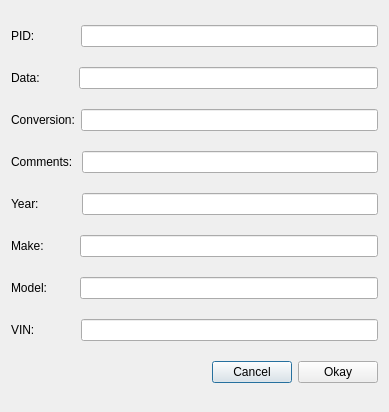
<?xml version="1.0" encoding="UTF-8"?>
<ui version="4.0">
 <class>addToMasterDiag</class>
 <widget class="QDialog" name="addToMasterDiag">
  <property name="geometry">
   <rect>
    <x>0</x>
    <y>0</y>
    <width>389</width>
    <height>412</height>
   </rect>
  </property>
  <property name="windowTitle">
   <string>Dialog</string>
  </property>
  <layout class="QVBoxLayout" name="verticalLayout">
   <item>
    <layout class="QHBoxLayout" name="horizontalLayout_8">
     <item>
      <widget class="QLabel" name="label">
       <property name="text">
        <string>PID:            </string>
       </property>
      </widget>
     </item>
     <item>
      <widget class="QLineEdit" name="lineEditPID"/>
     </item>
    </layout>
   </item>
   <item>
    <layout class="QHBoxLayout" name="horizontalLayout_7">
     <item>
      <widget class="QLabel" name="label_2">
       <property name="text">
        <string>Data:          </string>
       </property>
      </widget>
     </item>
     <item>
      <widget class="QLineEdit" name="lineEditData"/>
     </item>
    </layout>
   </item>
   <item>
    <layout class="QHBoxLayout" name="horizontalLayout_6">
     <item>
      <widget class="QLabel" name="label_3">
       <property name="text">
        <string>Conversion:</string>
       </property>
      </widget>
     </item>
     <item>
      <widget class="QLineEdit" name="lineEditConversion"/>
     </item>
    </layout>
   </item>
   <item>
    <layout class="QHBoxLayout" name="horizontalLayout_5">
     <item>
      <widget class="QLabel" name="label_4">
       <property name="text">
        <string>Comments: </string>
       </property>
      </widget>
     </item>
     <item>
      <widget class="QLineEdit" name="lineEditComments"/>
     </item>
    </layout>
   </item>
   <item>
    <layout class="QHBoxLayout" name="horizontalLayout_4">
     <item>
      <widget class="QLabel" name="label_5">
       <property name="text">
        <string>Year:           </string>
       </property>
      </widget>
     </item>
     <item>
      <widget class="QLineEdit" name="lineEditYear"/>
     </item>
    </layout>
   </item>
   <item>
    <layout class="QHBoxLayout" name="horizontalLayout_3">
     <item>
      <widget class="QLabel" name="label_6">
       <property name="text">
        <string>Make:         </string>
       </property>
      </widget>
     </item>
     <item>
      <widget class="QLineEdit" name="lineEditMake"/>
     </item>
    </layout>
   </item>
   <item>
    <layout class="QHBoxLayout" name="horizontalLayout_2">
     <item>
      <widget class="QLabel" name="label_7">
       <property name="text">
        <string>Model:        </string>
       </property>
      </widget>
     </item>
     <item>
      <widget class="QLineEdit" name="lineEditModel"/>
     </item>
    </layout>
   </item>
   <item>
    <layout class="QHBoxLayout" name="horizontalLayout">
     <item>
      <widget class="QLabel" name="label_8">
       <property name="text">
        <string>VIN:            </string>
       </property>
      </widget>
     </item>
     <item>
      <widget class="QLineEdit" name="lineEditVIN"/>
     </item>
    </layout>
   </item>
   <item>
    <layout class="QHBoxLayout" name="horizontalLayout_9">
     <item>
      <spacer name="horizontalSpacer">
       <property name="orientation">
        <enum>Qt::Horizontal</enum>
       </property>
       <property name="sizeHint" stdset="0">
        <size>
         <width>40</width>
         <height>20</height>
        </size>
       </property>
      </spacer>
     </item>
     <item>
      <widget class="QPushButton" name="pushButtonCancel">
       <property name="text">
        <string>Cancel</string>
       </property>
      </widget>
     </item>
     <item>
      <widget class="QPushButton" name="pushButtonOkay">
       <property name="text">
        <string>Okay</string>
       </property>
      </widget>
     </item>
    </layout>
   </item>
  </layout>
 </widget>
 <resources/>
 <connections/>
</ui>
